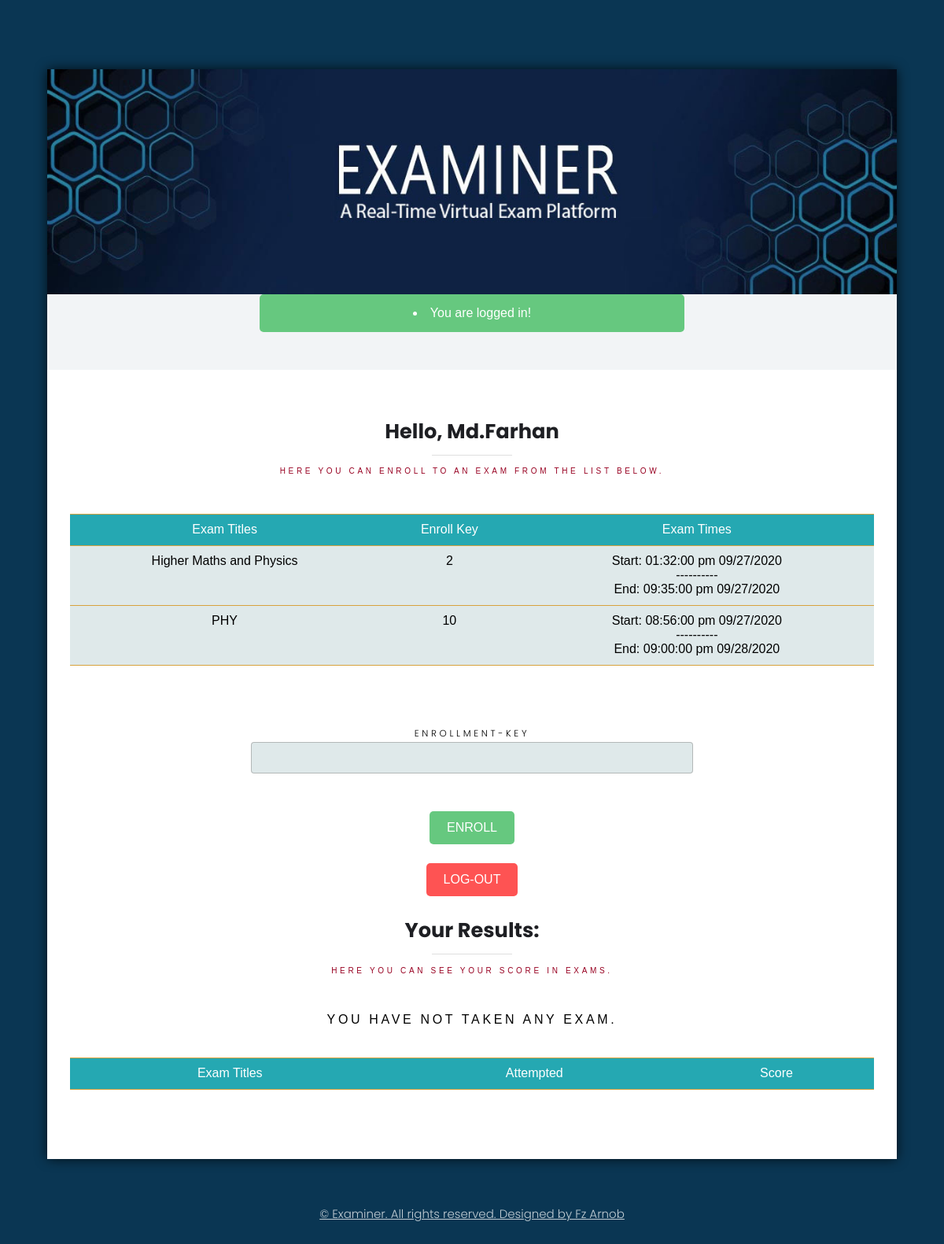
/index.php (signed in), run on the app's committed database.
### tables this page shows
CREATE TABLE `exam` (
  `id` int(11) NOT NULL,
  `title` varchar(100) NOT NULL,
  `qsn` varchar(200) NOT NULL,
  `qnum` int(50) NOT NULL,
  `sdate` date NOT NULL,
  `sh` int(50) NOT NULL,
  `sm` int(50) NOT NULL,
  `ss` int(50) NOT NULL,
  `edate` date NOT NULL,
  `eh` int(50) NOT NULL,
  `em` int(50) NOT NULL,
  `es` int(50) NOT NULL,
  `ans` varchar(255) NOT NULL
);

### controllers/controller.php (called while the page is built, shortened)
<?php
$page = 0;
?>

### index.php (the view, shortened to what this page needs)
<?php include './controllers/controller.php'?>
<!DOCTYPE html>
<html lang="en">
<?php if($page === 0) { ?>
<head>
    <link rel="stylesheet" href="./view/assets/css/main.css" />
  </head>
<body style="background: #0a3653;">
<section id="main" style="border-radius: 5px;">
        <div class="inner" style="border-radius: 5px;">
          <section id="one" class="wrapper style1" style="border-radius: 5px;">
            <div class="image fit flush">
              <img src="./view/images/pic02.jpg" alt="" />
            </div>
        <?php if (isset($_SESSION['message'])): ?>
        <div style="background: #66c87f; font: caption; color: white; padding: 15px; border-radius: 5px; width: 50%; margin-left: 25%; text-align: center;">
          <li>
          <?php
            echo $_SESSION['message'];
          ?>
          </li>
        </div>
        <?php endif;?>
<header class="special">
              <h2>Hello, <?php echo $_SESSION['username']; ?></h2>
              <p style="color: #980121; font: caption; font-size: 10px;">Here you can enroll to an exam from the list below.</p>
<div>
              <table>
  <tr style="background: #25a8b2; ">
    <th style="text-align: center; color: white;font: caption;padding-top: 10px;">Exam Titles</th>
    <th style="text-align: center; color: white;font: caption;">Enroll Key</th>
    <th style="text-align: center; color: white; font: caption;">Exam Times</th>
  </tr>
<?php
$sql = "SELECT * FROM exam";
$result = mysqli_query($conn, $sql);
if (mysqli_num_rows($result) > 0) {
    while($row = $result->fetch_assoc()) {
      ?>
  <tr style="background: #dfe9ea">
    <th style="text-align: center; color: black;font: caption;padding-top: 10px;"><?php echo $row["title"]?></th>
    <th style="text-align: center; color: black;font: caption;padding-top: 10px;"><?php echo $row["id"]?></th>
    <th style="text-align: center; color: black;font: caption;padding-top: 10px;">Start: <?php echo date('h:i:s a m/d/Y', strtotime($row['sdate'].' '.$row['sh'].':'.$row['sm'].':'.$row['ss']));?><br/>----------<br/>End: <?php echo date('h:i:s a m/d/Y', strtotime($row['edate'].' '.$row['eh'].':'.$row['em'].':'.$row['es']));?></th>
  </tr>
        <?php
    }
} else { ?>
    <p style="color: black; font: caption;">No Exams are avaiable currently.<p>
      </br>
              </br>
    <?php
}
?>
              </table>
              <br>
              <form action="index.php" method="post" class="ele_con" enctype="multipart/form-data">
              <p style="color: black">Enrollment-Key</p><input class="admin_ele" type="number" name="enroll-key" id="lk">
              <input style=" color: white; background: #66c87f; border-width: 0.5; border-color: #d7a23d; font: caption; border-radius: 5px; margin: auto; " type="submit" value="Enroll" name="enrolled" id="en">
              <input style=" color: white; background: #fe5353; border-width: 0.5; border-color: #d7a23d; font: caption; border-radius: 5px; margin: auto; " type="submit" value="Log-Out" name="logout-btn">
            </form>
            <br/>
</div>
<h2>Your Results:</h2>
              <p style="color: #980121; font: caption; font-size: 10px;">Here you can see your score in exams.</p>
<table>
  <tr style="background: #25a8b2; ">
    <th style="text-align: center; color: white;font: caption;padding-top: 10px;">Exam Titles</th>
    <th style="text-align: center; color: white; font: caption;">Attempted</th>
    <th style="text-align: center; color: white; font: caption;">Score</th>
  </tr>
<?php
$email = $_SESSION['email'];
$sql = "SELECT * FROM result WHERE u_email='$email'";
$result = mysqli_query($conn, $sql);
if (mysqli_num_rows($result) > 0) {
    while($row = $result->fetch_assoc()) {
      ?>
  <tr style="background: #dfe9ea">
    <th style="text-align: center;color: black;font: caption;padding-top: 10px;"><?php echo $row["ex_title"]?></th>
    <th style="text-align: center;color: black;font: caption;padding-top: 10px;"><?php echo $row["atmp"]?> out of <?php echo $row["qnum"]?></th>
    <th style="text-align: center;color: black;font: caption;padding-top: 10px;"><?php echo $row["score"]?></th>
  </tr>
        <?php
    }
} else { ?>
    <p style="color: black; font: caption;">You have not taken any exam.<p>
    <?php
}
?>
              </table>
</section></div></section>
      <footer id="footer">
        <div class="copyright">
          <a style="font-size: 15px; margin-bottom: 30px;">&copy; Examiner. All rights reserved. Designed by Fz Arnob</a>
        </div>
      </footer>
<?php }?>
</html>

### data on the page
exam: title "Higher Maths and Physics", id "2", sdate+sh+sm "01:32:00 pm 09/27/2020", edate+eh+em "09:35:00 pm 09/27/2020"
exam: title "PHY", id "10", sdate+sh+sm "08:56:00 pm 09/27/2020", edate+eh+em "09:00:00 pm 09/28/2020"

### other printed values
$_SESSION['message'] "You are logged in!"
$_SESSION['username'] "Md.Farhan"
